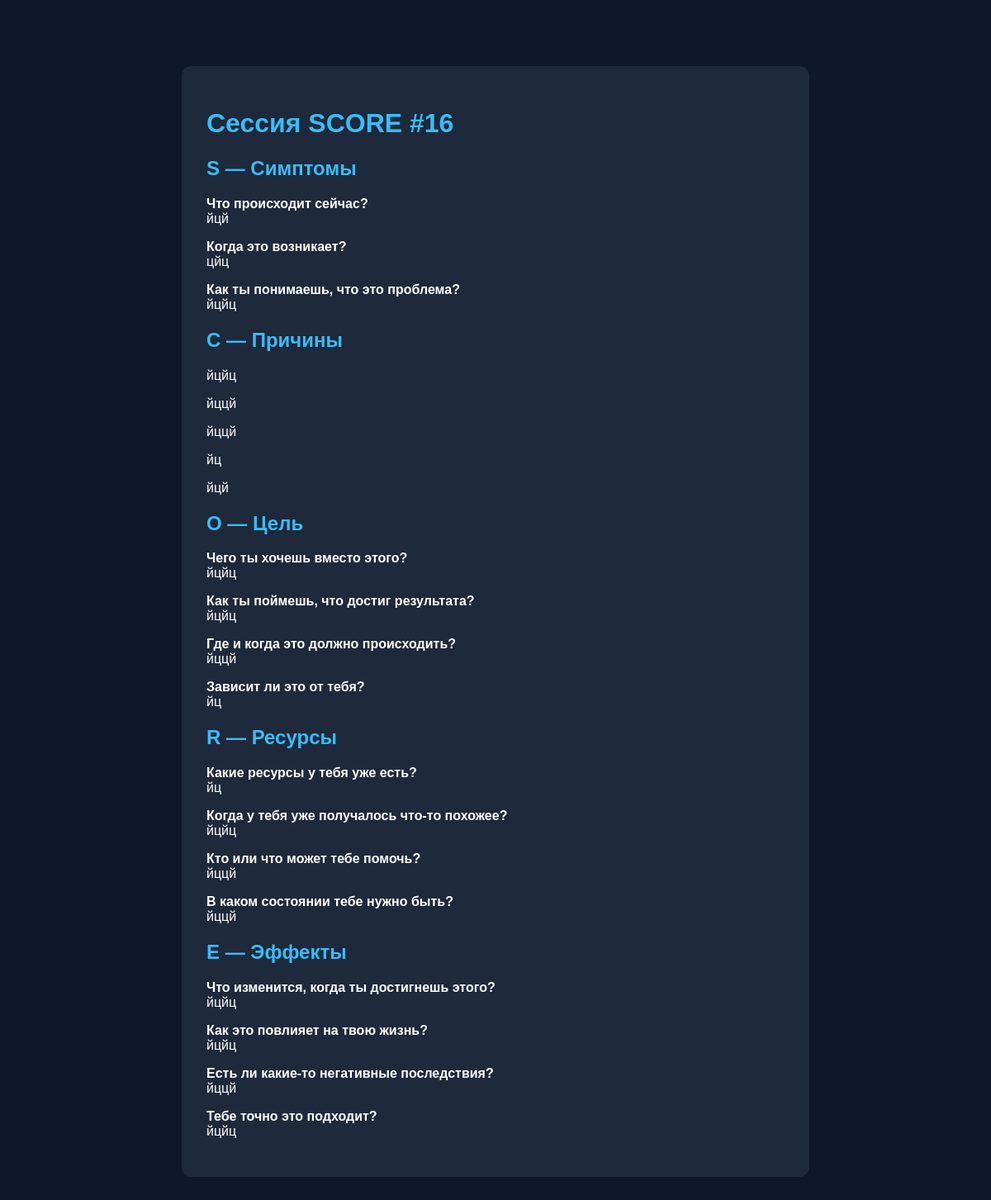
The app's page /report/16/ with its own data.
### core/models.py (models this page shows, shortened)
class Session(models.Model):
    created_at = models.DateTimeField(auto_now_add=True)

class Answer(models.Model):
    session = models.ForeignKey(Session, on_delete=models.CASCADE)
    step = models.CharField(max_length=1)  # S, C, O, R, E
    question = models.TextField()
    answer = models.TextField()
    order = models.IntegerField(default=0)

### core/views.py (the view)
# urls.py: path('report/<int:session_id>/', views.report),
def report(request, session_id):
    session = Session.objects.get(id=session_id)
    answers = Answer.objects.filter(session=session).order_by("step", "order")
    data = defaultdict(list)
    for ans in answers:
        data[ans.step].append(ans)
    return render(request, "core/report.html", {
        "data": data,
        "session": session
    })

### core/templates/core/report.html
{% load static %}
<link rel="stylesheet" href="{% static 'core/style.css' %}">
<div class="container">
    <h1>Сессия SCORE #{{ session.id }}</h1>
    <h2>S — Симптомы</h2>
    {% for a in data.S %}
        <p><b>{{ a.question }}</b><br>{{ a.answer }}</p>
    {% endfor %}
    <h2>C — Причины</h2>
    {% for a in data.C %}
        <p>{{ a.answer }}</p>
    {% endfor %}
    <h2>O — Цель</h2>
    {% for a in data.O %}
        <p><b>{{ a.question }}</b><br>{{ a.answer }}</p>
    {% endfor %}
    <h2>R — Ресурсы</h2>
    {% for a in data.R %}
        <p><b>{{ a.question }}</b><br>{{ a.answer }}</p>
    {% endfor %}
    <h2>E — Эффекты</h2>
    {% for a in data.E %}
        <p><b>{{ a.question }}</b><br>{{ a.answer }}</p>
    {% endfor %}
</div>

### core/static/core/style.css (style rules this page uses)
.container { max-width: 700px; margin: 80px auto; padding: 30px; background: #1e293b; border-radius: 12px; }
h1, h2 { color: #38bdf8; }

### records on screen
Session: id "16"
Answer: question "Что происходит сейчас?", answer "йцй"
Answer: question "Когда это возникает?", answer "цйц"
Answer: question "Как ты понимаешь, что это проблема?", answer "йцйц"
Answer: answer "йцйц"
Answer: answer "йццй"
Answer: answer "йццй"
Answer: answer "йц"
Answer: answer "йцй"
Answer: question "Чего ты хочешь вместо этого?", answer "йцйц"
Answer: question "Как ты поймешь, что достиг результата?", answer "йцйц"
Answer: question "Где и когда это должно происходить?", answer "йццй"
Answer: question "Зависит ли это от тебя?", answer "йц"
Answer: question "Какие ресурсы у тебя уже есть?", answer "йц"
Answer: question "Когда у тебя уже получалось что-то похожее?", answer "йцйц"
Answer: question "Кто или что может тебе помочь?", answer "йццй"
Answer: question "В каком состоянии тебе нужно быть?", answer "йццй"
Answer: question "Что изменится, когда ты достигнешь этого?", answer "йцйц"
Answer: question "Как это повлияет на твою жизнь?", answer "йцйц"
Answer: question "Есть ли какие-то негативные последствия?", answer "йццй"
Answer: question "Тебе точно это подходит?", answer "йцйц"
